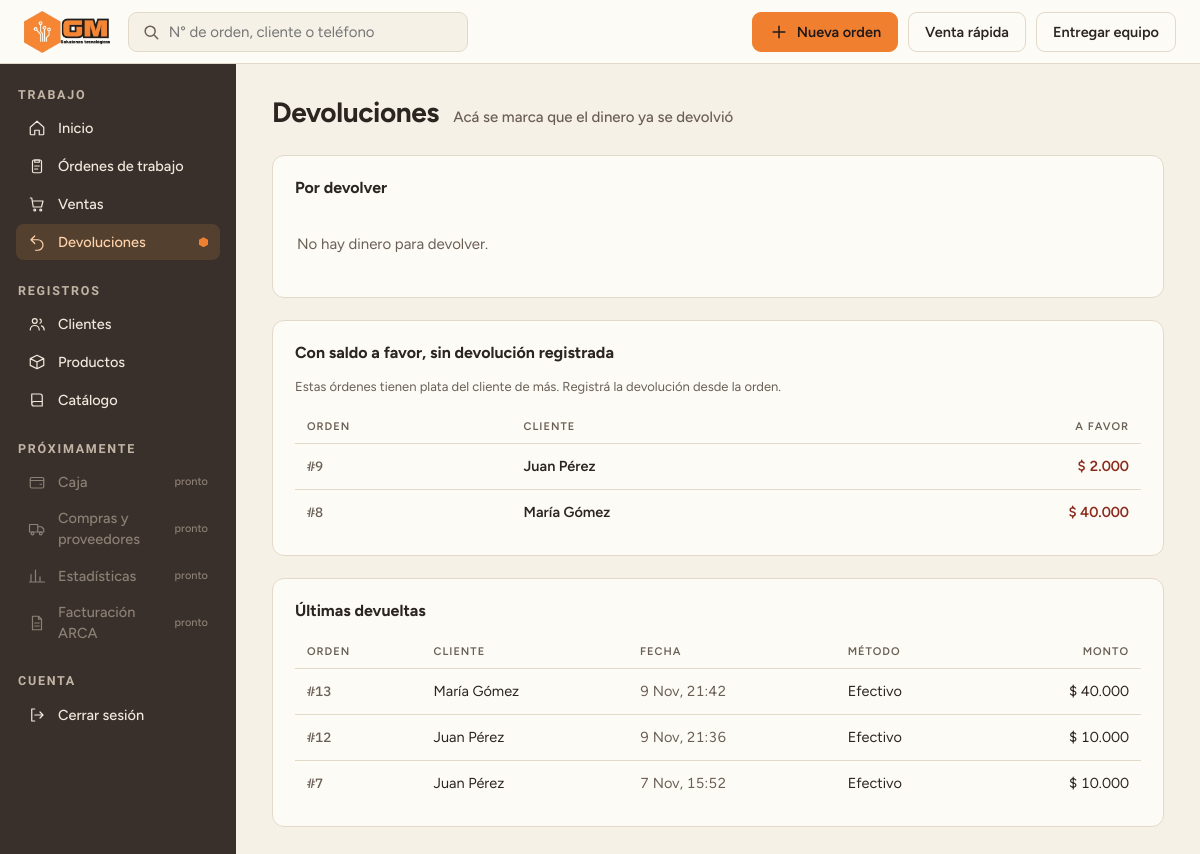
The app's page /devoluciones/ (signed in) with its own data.
### catalogo/models.py (models this page shows, shortened)
class OrdenTrabajo(models.Model):
    cliente = models.ForeignKey("Cliente", on_delete=models.PROTECT, related_name="ordenes")
    fecha_recepcion = models.DateTimeField(auto_now_add=True)
    @property
    def total(self):
        total = Decimal("0.00")
        for equipo in self.equipos.all():
            if equipo.estado == "no_arreglable":
                continue        # lo que no se arregla no se cobra
            for linea in equipo.lineas_reparacion.all():
                total += linea.subtotal
        for linea in self.lineas_producto.all():
            total += linea.subtotal
        return total
    @property
    def monto_devuelto(self):
        return sum((d.monto for d in self.devoluciones.all() if d.devuelta), Decimal("0.00"))
    @property
    def monto_a_devolver(self):
        return sum((d.monto for d in self.devoluciones.all() if not d.devuelta), Decimal("0.00"))
    @property
    def monto_pagado(self):
        total = Decimal("0.00")
        for pago in self.pagos.all():
            total += pago.monto
        return total - self.monto_devuelto
    @property
    def monto_adeudado(self):
        return self.total - self.monto_pagado

class Cliente(models.Model):
    nombre = models.CharField(max_length=120)
    notas = models.TextField(blank=True)
    email = models.EmailField(blank=True)
    direccion = models.CharField(max_length=200, blank=True)
    def __str__(self):
        return self.nombre

class Devolucion(models.Model):
    orden_trabajo = models.ForeignKey(OrdenTrabajo, on_delete=models.PROTECT, related_name="devoluciones")
    linea_reparacion = models.ForeignKey("LineaReparacion", on_delete=models.PROTECT, null=True, blank=True, related_name="devoluciones")
    monto = models.DecimalField(max_digits=10, decimal_places=2, blank=True, validators=[MinValueValidator(Decimal("0.01"))])
    nota = models.TextField(max_length=300, blank=True)
    fecha_registro = models.DateTimeField(auto_now_add=True)
    metodo_pago = models.ForeignKey(MetodoPago, on_delete=models.PROTECT, null=True, blank=True, related_name="devoluciones")
    fecha_devolucion = models.DateTimeField(null=True, blank=True)
    class Meta:
        verbose_name_plural = "devoluciones"
    @property
    def devuelta(self):
        return self.fecha_devolucion is not None

class MetodoPago(models.Model):
    nombre = models.CharField(max_length=60, unique=True)
    cuenta = models.CharField(max_length=20, choices=CUENTA_CHOICES)
    recargo_porcentaje = models.DecimalField(max_digits=5, decimal_places=2, default = 0,validators=[MinValueValidator(0)])
    activo = models.BooleanField(default=True)

### web/views.py (the view, shortened to what this page needs)
# urls.py: path("devoluciones/", views.devoluciones, name="devoluciones"),
@login_required
def devoluciones(request):
    pendientes = (Devolucion.objects.filter(fecha_devolucion__isnull=True)
                  .select_related("orden_trabajo__cliente", "linea_reparacion__reparacion").order_by("fecha_registro"))
    filas = [(d, MetodoForm(prefix=f"d{d.id}")) for d in pendientes]
    hechas = (Devolucion.objects.filter(fecha_devolucion__isnull=False)
              .select_related("orden_trabajo__cliente", "metodo_pago").order_by("-fecha_devolucion")[:20])
    abiertas = (OrdenTrabajo.objects.filter(venta__isnull=True).select_related("cliente")
                .prefetch_related(*PREFETCH_ORDEN).order_by("-id"))
    sin_registrar = []
    for orden in abiertas:
        falta_registrar = -orden.monto_adeudado - orden.monto_a_devolver
        if falta_registrar > 0:
            sin_registrar.append((orden, falta_registrar))
    return render(request, "web/devoluciones.html", {
        "filas": filas, "hechas": hechas, "sin_registrar": sin_registrar,
    })

### catalogo/models.py (called while the page is built)
    @property
    def subtotal(self):
        return self.precio_vendido

    @property
    def subtotal(self):
        if(self.cantidad_adquirida is None or self.precio_vendido is None):
            return 0
        return self.cantidad_adquirida * self.precio_vendido

### web/templatetags/formato.py (called while the page is built)
def _numero(valor):
    texto = f"{abs(valor):,.2f}".replace(",", "X").replace(".", ",").replace("X", ".")
    return texto[:-3] if texto.endswith(",00") else texto

@register.filter
def pesos(valor):
    return f"$ {_numero(valor)}"

### web/templates/web/devoluciones.html (shortened to what this page needs)
{% extends "web/base.html" %}
{% load formato %}
{% block contenido %}
<div class="head"><h1>Devoluciones <span class="sub">Acá se marca que el dinero ya se devolvió</span></h1></div>
<section class="panel">
<h2>Por devolver</h2>
{% if filas %}
<div style="overflow-x:auto"><table>
<thead><tr><th>Orden</th><th>Cliente</th><th>Detalle</th><th class="der">Monto</th><th>Devuelto con</th></tr></thead>
<tbody>
{% for d, form in filas %}
<tr>
<td class="num"><a href="{% url 'web:orden_detalle' d.orden_trabajo_id %}"><b>#{{ d.orden_trabajo_id }}</b></a></td>
<td class="cli">{{ d.orden_trabajo.cliente }}</td>
<td>{% if d.linea_reparacion %}{{ d.linea_reparacion.reparacion }}{% endif %}{% if d.nota %} <span class="sec">{{ d.nota }}</span>{% endif %}<br><span class="sec">Registrada el {{ d.fecha_registro|date:"j M" }}</span></td>
<td class="der"><b>{{ d.monto|pesos }}</b></td>
<td><form method="post" class="en-linea">{% csrf_token %}<input type="hidden" name="devolucion" value="{{ d.id }}">{{ form.metodo_pago }}<button class="btn">Marcar devuelta</button></form></td>
</tr>
{% endfor %}
</tbody></table></div>
{% else %}
<p class="vacio">No hay dinero para devolver.</p>
{% endif %}
</section>
{% if sin_registrar %}
<section class="panel">
<h2>Con saldo a favor, sin devolución registrada</h2>
<p class="ayuda">Estas órdenes tienen plata del cliente de más. Registrá la devolución desde la orden.</p>
<table>
<thead><tr><th>Orden</th><th>Cliente</th><th class="der">A favor</th></tr></thead>
<tbody>
{% for o, monto in sin_registrar %}
<tr><td class="num"><a href="{% url 'web:orden_detalle' o.id %}"><b>#{{ o.id }}</b></a></td><td class="cli">{{ o.cliente }}</td><td class="der afavor">{{ monto|pesos }}</td></tr>
{% endfor %}
</tbody></table>
</section>
{% endif %}
{% if hechas %}
<section class="panel">
<h2>Últimas devueltas</h2>
<table>
<thead><tr><th>Orden</th><th>Cliente</th><th>Fecha</th><th>Método</th><th class="der">Monto</th></tr></thead>
<tbody>
{% for d in hechas %}
<tr><td class="num"><a href="{% url 'web:orden_detalle' d.orden_trabajo_id %}"><b>#{{ d.orden_trabajo_id }}</b></a></td><td>{{ d.orden_trabajo.cliente }}</td><td class="sec">{{ d.fecha_devolucion|date:"j M, H:i" }}</td><td>{{ d.metodo_pago.nombre }}</td><td class="der">{{ d.monto|pesos }}</td></tr>
{% endfor %}
</tbody></table>
</section>
{% endif %}
{% endblock %}

### web/static/web/css/gmsol.css (style rules this page uses)
:root { --bg:#F6F1E7; --surface:#FDFBF6; --line:#E0D6C3; --ink:#2B2420; --muted:#6A5F55; --hover:#F3ECDD; --cta:#F08030; --ctatxt:#201818; --focus:#A64A00; --navhover:rgba(255,255,255,.09); --font:'Figtree','Segoe UI',sans-serif; --side:#3A302B; --navtxt:#F1E9DD; --sidemuted:#C2B5A6; --sideline:#5A4C43; --active:#54402F; --activetxt:#FFD2AA }
* { box-sizing:border-box }
body { margin:0 }
.head { display:flex;flex-wrap:wrap;gap:16px;align-items:center;justify-content:space-between }
h1 { margin:0;font-size:28px;font-weight:700 }
h2 { margin:0;font-size:19px;font-weight:700 }
.panel { background:var(--surface);border:1px solid var(--line);border-radius:14px;padding:20px 22px;display:flex;flex-direction:column;gap:14px }
table { width:100%;border-collapse:collapse;font-size:15.5px }
th { text-align:left;font-size:12.5px;letter-spacing:.05em;text-transform:uppercase;color:var(--muted);padding:8px 12px;border-bottom:1px solid var(--line);font-weight:600;white-space:nowrap }
td { padding:13px 12px;border-bottom:1px solid var(--line) }
tr:last-child td { border-bottom:0 }
html,body { background:var(--bg) }
.vacio { color:var(--muted);padding:18px 4px }

### web/static/web/css/gmsol-v2.css (style rules this page uses)
:root { --cond:'Barlow Condensed','Arial Narrow',sans-serif; --mono:'IBM Plex Mono',ui-monospace,monospace; --line:#E3D9C8; --hex:polygon(50% 0,100% 25%,100% 75%,50% 100%,0 75%,0 25%); }
h1 { font-size:28px;font-weight:700;letter-spacing:-.015em }
h2 { font-size:16px;font-weight:700 }
.panel { border-radius:12px;padding:20px 22px }
table { font-size:14.5px;font-variant-numeric:tabular-nums }
th { font-size:11px;letter-spacing:.09em;font-weight:600 }
td { padding:12px }
td.num b { font-family:var(--mono);font-weight:500;font-size:13.5px;color:var(--muted) }
td.cli { font-weight:600 }
th.der,td.der { text-align:right }
td.afavor,td.perdida { color:#8A2A1C;font-weight:600 }
.sec { color:var(--muted) }
.sub { font-size:15px;font-weight:500;color:var(--muted);margin-left:8px;letter-spacing:0 }
td.num a { text-decoration:none }
.ayuda { display:block;font-size:13px;color:var(--muted);margin:0 }
.vacio { padding:6px 2px }

### records on screen
OrdenTrabajo: id "9", cliente "Juan Pérez", monto "$ 2.000"
OrdenTrabajo: id "8", cliente "María Gómez", monto "$ 40.000"
Devolucion: orden_trabajo_id "13", orden_trabajo.cliente "María Gómez", fecha_devolucion "9 Nov, 21:42", metodo_pago.nombre "Efectivo", monto|pesos "$ 40.000"
Devolucion: orden_trabajo_id "12", orden_trabajo.cliente "Juan Pérez", fecha_devolucion "9 Nov, 21:36", metodo_pago.nombre "Efectivo", monto|pesos "$ 10.000"
Devolucion: orden_trabajo_id "7", orden_trabajo.cliente "Juan Pérez", fecha_devolucion "7 Nov, 15:52", metodo_pago.nombre "Efectivo", monto|pesos "$ 10.000"
